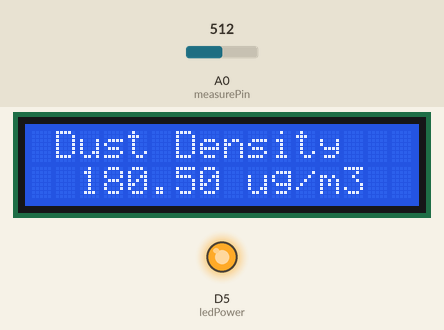
Simulated run of this sketch. Board: ESP8266 (NodeMCU). On the bench: 16×2 character LCD, output pins drawn as LEDs (lit = HIGH). The test bench sets the inputs (shaded band); at power-on: A0 (measurePin) = 512. What the sketch prints to the serial monitor is not drawn.

Above: at 1.2 s.
1.3 s: A0 (measurePin) set to 716
At 3.1 s:
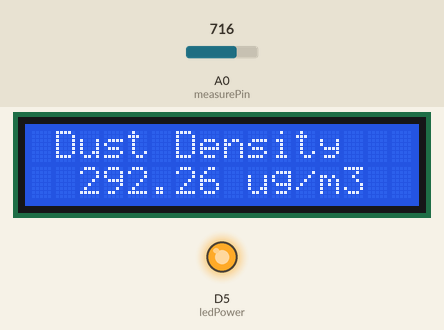
3.7 s: A0 (measurePin) set to 900
At 5.3 s:
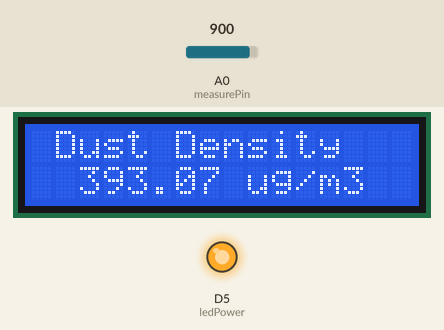
5.8 s: A0 (measurePin) set to 1023
At 7.5 s:
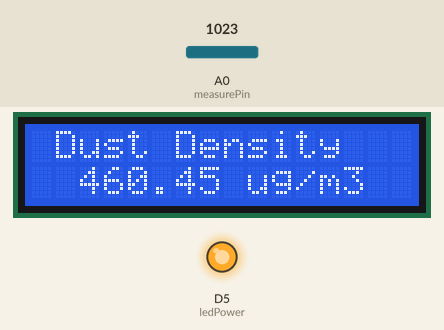
Timing chart, 0 to 9.0 s (numbered marks = the images above; inputs shaded):
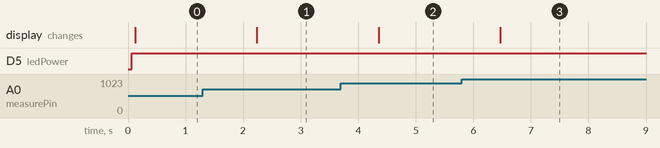

The sketch:

dao.ino
```cpp
#include <LiquidCrystal_I2C.h>
LiquidCrystal_I2C lcd(0x27, 16, 2);   //Module IIC/I2C Interface บางรุ่นอาจจะใช้ 0x3f

int measurePin = A0;
int ledPower = D5;    //Pin LED

int samplingTime = 280;
int deltaTime = 40;
int sleepTime = 9680;

float voMeasured = 0;
float calcVoltage = 0;
float dustDensity = 0;

void setup() {
  Serial.begin(9600);
  pinMode(ledPower, OUTPUT);
  lcd.begin();
  lcd.backlight();       // เปิด backlight
}

void loop() {
  digitalWrite(ledPower, LOW); // power on the LED
  delayMicroseconds(samplingTime);

  voMeasured = analogRead(measurePin); // read the dust value

  delayMicroseconds(deltaTime);
  digitalWrite(ledPower, HIGH); // turn the LED off
  delayMicroseconds(sleepTime);

  // 0 - 3.3V mapped to 0 - 1023 integer values
  // recover voltage
  calcVoltage = voMeasured * (3.3 / 1024);

  // linear eqaution taken from https://www.ab.in.th/b/59
  // Chris Nafis (c) 2012
  dustDensity = 0.17 * calcVoltage - 0.1;

  Serial.print("Raw Signal Value (0-1023): ");
  Serial.print(voMeasured);

  Serial.print(" - Voltage: ");
  Serial.print(calcVoltage);

  if (dustDensity <= 0.00) {
    dustDensity = 0.00;
  }


  dustDensity = dustDensity * 1000;

  Serial.print(" - Dust Density: ");
  Serial.print(dustDensity);
  Serial.println(" µg/m³");
  lcd.home();
  lcd.setCursor(1, 0);
  lcd.print("Dust Density ");
  lcd.setCursor(2, 1);
  lcd.print(dustDensity);
  lcd.print(" ug/m3  ");
  delay(1000);
}
```

Measured:
- after the input at 1.3 s, the display: changes after 0.94 s (image 1)
- after the input at 3.7 s, the display: changes after 0.65 s (image 2)
- after the input at 5.8 s, the display: changes after 0.67 s (image 3)
